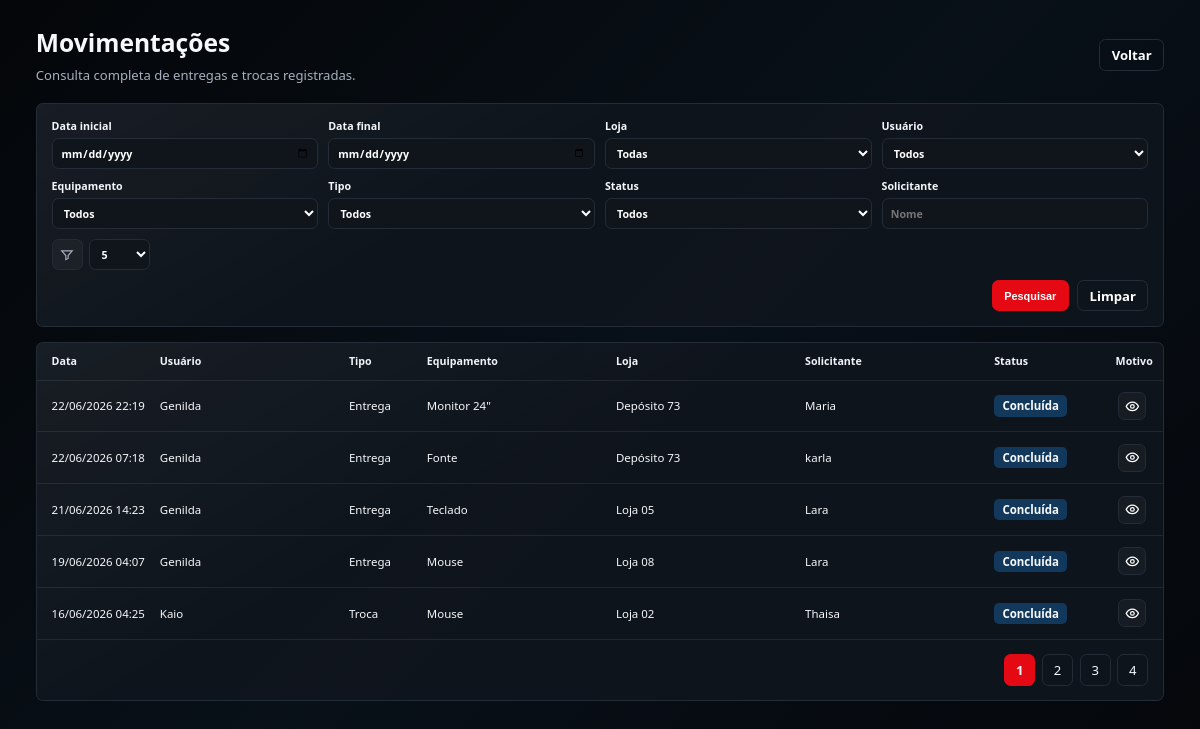
Page /admin/movimentacoes.php (signed in) on the committed database.
### tables this page shows
CREATE TABLE `movimentacoes` (
  `id` int(11) NOT NULL AUTO_INCREMENT,
  `tipo` varchar(50) NOT NULL,
  `produto_id` int(11) DEFAULT NULL,
  `item_id` int(11) DEFAULT NULL,
  `loja_id` int(11) DEFAULT NULL,
  `setor_id` int(11) DEFAULT NULL,
  `funcionario_id` int(11) DEFAULT NULL,
  `solicitante_nome` varchar(150) DEFAULT NULL,
  `quantidade` int(11) NOT NULL DEFAULT 1,
  `status` varchar(30) NOT NULL DEFAULT 'Pendente',
  `justificativa` text DEFAULT NULL,
  `usuario_id` int(11) NOT NULL,
  `descricao` text DEFAULT NULL,
  `data_movimentacao` datetime DEFAULT current_timestamp(),
  `data_conclusao` datetime DEFAULT NULL,
  PRIMARY KEY (`id`)
);

### admin/movimentacoes.php (the view, shortened to what this page needs)
<?php
require_once __DIR__ . '/admin_helpers.php';
$pdo = getConnection();
$allowedLimits = [5, 10, 20, 30, 50];
$perPage = (int) ($_GET['limite'] ?? 5);
$perPage = in_array($perPage, $allowedLimits, true) ? $perPage : 5;
$page = max(1, (int) ($_GET['pagina'] ?? 1));
$offset = ($page - 1) * $perPage;
$params = [];
$where = [];
$whereSql = $where ? 'WHERE ' . implode(' AND ', $where) : '';
$baseSql = "
    FROM movimentacoes m
    LEFT JOIN usuarios u ON u.id = m.usuario_id
    LEFT JOIN itens i ON i.id = m.item_id
    LEFT JOIN produtos p ON p.id = COALESCE(i.produto_id, m.produto_id)
    LEFT JOIN lojas l ON l.id = m.loja_id
    {$whereSql}
";
$countStmt = $pdo->prepare("SELECT COUNT(*) {$baseSql}");
$countStmt->execute($params);
$total = (int) $countStmt->fetchColumn();
$totalPages = (int) ceil($total / $perPage);
$stmt = $pdo->prepare("
    SELECT
        m.data_movimentacao,
        COALESCE(u.nome, '-') AS usuario,
        m.tipo,
        COALESCE(p.nome, '-') AS equipamento,
        COALESCE(l.nome, '-') AS loja,
        COALESCE(m.solicitante_nome, '-') AS solicitante,
        m.status,
        COALESCE(m.justificativa, '') AS justificativa
    {$baseSql}
    ORDER BY m.data_movimentacao DESC
    LIMIT :limit OFFSET :offset
");
$stmt->bindValue(':limit', $perPage, PDO::PARAM_INT);
$stmt->bindValue(':offset', $offset, PDO::PARAM_INT);
$stmt->execute();
$movimentacoes = $stmt->fetchAll();
?>
<section class="top">
    <div>
        <h1>Movimentações</h1>
        <p>Consulta completa de entregas e trocas registradas.</p>
    </div>
    <a class="btn" href="dashboard.php">Voltar</a>
</section>
<form class="panel filters mov-filters" method="GET">
    <label>Data inicial<input type="date" name="data_inicial" value="<?php echo e($_GET['data_inicial'] ?? ''); ?>"></label>
    <label>Data final<input type="date" name="data_final" value="<?php echo e($_GET['data_final'] ?? ''); ?>"></label>
    <label>Loja
        <select name="loja_id">
            <option value="">Todas</option>
        </select>
    </label>
    <label>Usuário
        <select name="usuario_id">
            <option value="">Todos</option>
        </select>
    </label>
    <label>Equipamento
        <select name="produto_id">
            <option value="">Todos</option>
        </select>
    </label>
    <label>Tipo
        <select name="tipo">
            <option value="">Todos</option>
        </select>
    </label>
    <label>Status
        <select name="status">
            <option value="">Todos</option>
        </select>
    </label>
    <label>Solicitante<input type="text" name="solicitante" value="<?php echo e($_GET['solicitante'] ?? ''); ?>" placeholder="Nome"></label>
    <label class="limit-control" aria-label="Quantidade de registros"><span class="filter-icon" aria-hidden="true"><svg viewBox="0 0 24 24" fill="none" stroke="currentColor" stroke-width="2"><path d="M3 5h18l-7 8v5l-4 2v-7L3 5Z"/></svg></span>
        <select name="limite" onchange="this.form.submit()">
            <?php foreach ($allowedLimits as $limit): ?>
                <option value="<?php echo $limit; ?>" <?php echo $perPage === $limit ? 'selected' : ''; ?>><?php echo $limit; ?></option>
            <?php endforeach; ?>
        </select>
    </label>
    <div class="filter-actions">
        <button class="btn primary" type="submit">Pesquisar</button>
        <a class="btn" href="movimentacoes.php">Limpar</a>
    </div>
</form>
<section class="panel mov-table">
    <?php if (empty($movimentacoes)): ?>
        <div class="empty">Nenhuma movimentação registrada.</div>
    <?php else: ?>
        <div class="table-wrap">
            <table>
                <thead>
                    <tr>
                        <th>Data</th>
                        <th>Usuário</th>
                        <th>Tipo</th>
                        <th>Equipamento</th>
                        <th>Loja</th>
                        <th>Solicitante</th>
                        <th>Status</th>
                        <th>Motivo</th>
                    </tr>
                </thead>
                <tbody>
                    <?php foreach ($movimentacoes as $row): ?>
                        <tr>
                            <td><?php echo e(date('d/m/Y H:i', strtotime((string) $row['data_movimentacao']))); ?></td>
                            <td><?php echo e($row['usuario']); ?></td>
                            <td><?php echo e($row['tipo']); ?></td>
                            <td><?php echo e($row['equipamento']); ?></td>
                            <td><?php echo e($row['loja']); ?></td>
                            <td><?php echo e($row['solicitante']); ?></td>
                            <td><span class="badge"><?php echo e(normalizeStatus($row['status'])); ?></span></td>
                            <td>
                                <span class="reason-eye" tabindex="0" data-reason="<?php echo e($row['justificativa'] !== '' ? $row['justificativa'] : 'Motivo não informado.'); ?>" aria-label="Ver descrição do problema">
                                    <svg viewBox="0 0 24 24" fill="none" stroke="currentColor" stroke-width="2"><path d="M2 12s3.5-7 10-7 10 7 10 7-3.5 7-10 7-10-7-10-7Z"/><circle cx="12" cy="12" r="3"/></svg>
                                </span>
                            </td>
                        </tr>
                    <?php endforeach; ?>
                </tbody>
            </table>
        </div>
    <?php endif; ?>
    <?php if ($totalPages > 1): ?>
        <nav class="pagination" aria-label="Paginação">
            <?php for ($i = 1; $i <= $totalPages; $i++): ?>
                <?php if ($i === $page): ?>
                    <span class="active"><?php echo $i; ?></span>
                <?php else: ?>
                    <a href="<?php echo e(pageUrl(['pagina' => $i])); ?>"><?php echo $i; ?></a>
                <?php endif; ?>
            <?php endfor; ?>
        </nav>
    <?php endif; ?>
</section>

### admin/admin_helpers.php (style rules this page uses)
:root { --bg: #05080c; --panel: #10151c; --line: #242c37; --text: #f7f8fb; --muted: #a7b0be; --red: #e50914; --green: #27b84d; --radius: 8px; }
* { box-sizing: border-box; }
body { margin: 0; min-height: 100vh; color: var(--text); font-family: "Segoe UI", Arial, sans-serif; background: linear-gradient(135deg, #040609 0%, #081018 52%, #05070b 100%); animation: pageFadeIn .26s ease both; transition: opacity .26s ease, transform .26s ease; }
@media (min-width: 1024px) { body { zoom: .82; } }
a { color: inherit; text-decoration: none; }
.top { display: flex; justify-content: space-between; align-items: center; gap: 16px; margin-bottom: 24px; }
.top h1 { margin: 0 0 8px; font-size: 30px; }
.top p { margin: 0; color: var(--muted); }
.btn { min-height: 38px; display: inline-flex; align-items: center; justify-content: center; border: 1px solid var(--line); border-radius: var(--radius); background: transparent; color: #fff; padding: 0 14px; font-weight: 700; cursor: pointer; }
.btn.primary { background: var(--red); border-color: var(--red); }
.panel { background: linear-gradient(150deg, rgba(255, 255, 255, .045), transparent 40%), rgba(17, 22, 30, .88); border: 1px solid var(--line); border-radius: var(--radius); overflow: hidden; margin-bottom: 18px; }
.filters { display: grid; grid-template-columns: repeat(6, minmax(140px, 1fr)); gap: 12px; padding: 18px; }
label { display: grid; gap: 6px; color: #f4f6fa; font-size: 13px; font-weight: 700; }
input, select { height: 38px; border: 1px solid var(--line); border-radius: var(--radius); background: #10151c; color: #fff; padding: 0 10px; font: inherit; }
.limit-control { display: flex; align-items: center; gap: 8px; align-self: end; }
.limit-control .filter-icon { width: 38px; height: 38px; flex: 0 0 38px; display: grid; place-items: center; border: 1px solid var(--line); border-radius: var(--radius); background: rgba(255, 255, 255, .035); color: var(--muted); }
.limit-control .filter-icon svg { width: 17px; height: 17px; }
.limit-control select { width: 74px; min-width: 74px; }
.table-wrap { overflow-x: auto; }
table { width: 100%; border-collapse: collapse; min-width: 860px; }
th, td { text-align: left; padding: 14px 18px; border-bottom: 1px solid rgba(255, 255, 255, .08); white-space: nowrap; }
th { font-size: 13px; color: #f1f4f8; }
td { font-size: 14px; }
.pagination { display: flex; gap: 8px; padding: 18px; justify-content: flex-end; }
.pagination a, .pagination span { min-width: 38px; height: 38px; display: grid; place-items: center; border: 1px solid var(--line); border-radius: var(--radius); }
.pagination .active { background: var(--red); border-color: var(--red); font-weight: 800; }
.badge { display: inline-flex; min-height: 26px; align-items: center; padding: 0 10px; border-radius: 6px; background: rgba(24, 98, 161, .48); font-weight: 800; }

### admin/movimentacoes.php (style rules this page uses)
.mov-filters { grid-template-columns: repeat(4, minmax(170px, 1fr)); align-items: end; }
.filter-actions { display: flex; gap: 10px; align-items: center; justify-content: flex-end; grid-column: 1 / -1; }
.mov-table table { table-layout: fixed; }
.mov-table th:nth-child(1), .mov-table td:nth-child(1) { width: 132px; }
.mov-table th:nth-child(3), .mov-table td:nth-child(3) { width: 95px; }
.mov-table th:nth-child(7), .mov-table td:nth-child(7) { width: 148px; }
.mov-table th:nth-child(8), .mov-table td:nth-child(8) { width: 76px; text-align: center; }
.reason-eye { width: 34px; height: 34px; border: 1px solid var(--line); border-radius: 8px; display: inline-grid; place-items: center; color: #fff; background: rgba(255,255,255,.035); cursor: help; position: relative; transition: border-color .18s ease, background .18s ease, transform .18s ease; }
.reason-eye svg { width: 18px; height: 18px; }
.reason-eye::after { content: attr(data-reason); position: absolute; right: 0; bottom: calc(100% + 10px); width: min(320px, 70vw); padding: 10px 12px; border: 1px solid var(--line); border-radius: 8px; background: #10151c; color: #fff; box-shadow: 0 16px 32px rgba(0,0,0,.36); font-size: 12px; line-height: 1.35; text-align: left; white-space: normal; opacity: 0; pointer-events: none; transform: translateY(4px); transition: opacity .16s ease, transform .16s ease; z-index: 20; }

### rows in the picture
movimentacoes: data_movimentacao "22/06/2026 22:19", usuario "Genilda", tipo "Entrega", equipamento "Monitor 24\"", loja "Depósito 73", solicitante "Maria", status "Concluída"
movimentacoes: data_movimentacao "22/06/2026 07:18", usuario "Genilda", tipo "Entrega", equipamento "Fonte", loja "Depósito 73", solicitante "karla", status "Concluída"
movimentacoes: data_movimentacao "21/06/2026 14:23", usuario "Genilda", tipo "Entrega", equipamento "Teclado", loja "Loja 05", solicitante "Lara", status "Concluída"
movimentacoes: data_movimentacao "19/06/2026 04:07", usuario "Genilda", tipo "Entrega", equipamento "Mouse", loja "Loja 08", solicitante "Lara", status "Concluída"
movimentacoes: data_movimentacao "16/06/2026 04:25", usuario "Kaio", tipo "Troca", equipamento "Mouse", loja "Loja 02", solicitante "Thaisa", status "Concluída"

### other values in the picture
form field limite "5"
